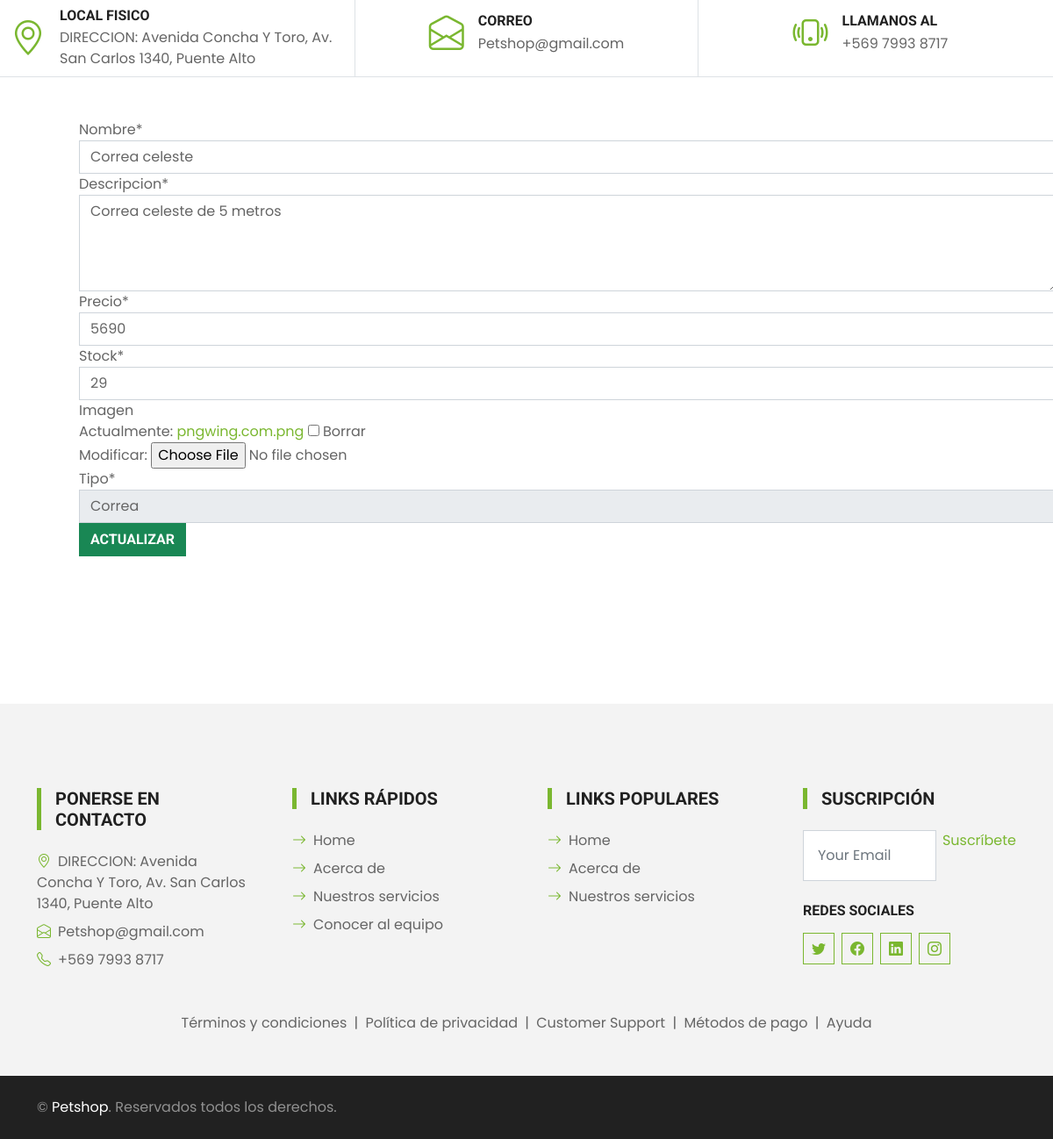
The app's page /update/26/ with its own data.
### core/models.py (models this page shows, shortened)
class Producto(models.Model):
  nombre      = models.CharField(max_length=30)
  descripcion = models.CharField(max_length=60)
  precio      = models.IntegerField()
  stock       = models.IntegerField()
  imagen      = models.ImageField(null=True,blank=True)
  tipo        = models.ForeignKey(TipoProducto, on_delete=models.CASCADE)

### core/views.py (the view)
# urls.py: path('update/<id>/', update, name="update"),
def update(request,id):
    producto = Producto.objects.get(id=id)
    data = {
        'form' : ProductoForm(instance=producto)
    }
    if request.method == 'POST':
        formulario = ProductoForm(data=request.POST, instance=producto, files=request.FILES)
        if formulario.is_valid():
            formulario.save()
            messages.success(request, "Producto modificado correctamente")
            data['form'] = formulario
    return render(request, 'core/updateProduct.html', data)

### core/forms.py
class ProductoForm(ModelForm):
    nombre      = forms.CharField(min_length=4,widget=forms.TextInput(attrs={"placeholder":"Ingrese Nombre"}))
    descripcion = forms.CharField(min_length=10,max_length=200,widget=forms.Textarea(attrs={"rows":4}))
    precio      = forms.IntegerField(min_value=0,widget=forms.NumberInput(attrs={"placeholder":"Ingrese Precio"}))
    stock       = forms.IntegerField(min_value=0,widget=forms.NumberInput(attrs={"placeholder":"Ingrese Stock"}))
    class Meta:
        model = Producto
        fields = '__all__'

### core/models.py (called while the page is built)
  def __str__(self):
    return self.nombreTipo

### core/templates/core/updateProduct.html (shortened to what this page needs)
{% extends 'core/base.html' %}
{% load static %}
{% load crispy_forms_tags %}
{% block contenido %}
<div class="container">
  <div class="row">
    <div class="col-12 m-5">
      <form action="" method="POST" enctype="multipart/form-data">
        <table>
          {{ form | crispy }}
        </table>
        <input type="submit" class="btn btn-success" value="Actualizar" />
      </form>
      <br /><br /><br />
    </div>
  </div>
</div>
{% endblock %}

### core/static/core/css/style.css (style rules this page uses)
:root { --primary: #7AB730; --secondary: #FFD33C; --light: #F3F3F3; --dark: #212121; }
.btn { font-family: 'Roboto', sans-serif; text-transform: uppercase; font-weight: 700; transition: .5s; }

### records on screen
Producto: nombre "Correa celeste", descripcion "Correa celeste de 5 metros", precio "5690", stock "29", tipo "Correa"
